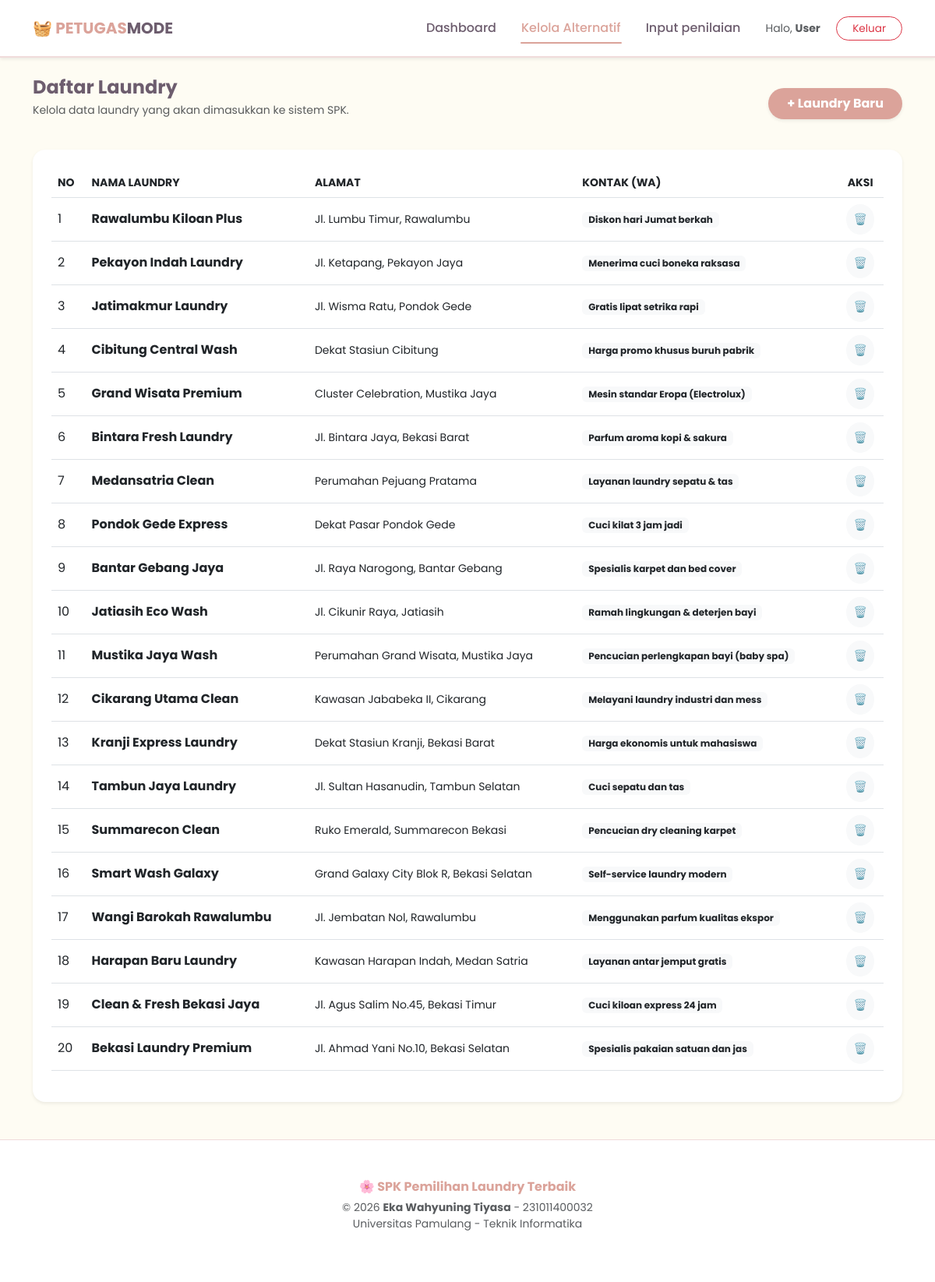
/alternatif_view.php, run on the app's committed database.
### tables this page shows
CREATE TABLE `alternatif` (
  `id_alternatif` int(11) NOT NULL,
  `id_user` int(11) DEFAULT NULL,
  `nama_laundry` varchar(100) DEFAULT NULL,
  `alamat` text DEFAULT NULL,
  `keterangan` text DEFAULT NULL,
  `pemilik` varchar(100) DEFAULT NULL
);

### alternatif_view.php (the view, shortened to what this page needs)
<?php
require_once '../config/koneksi.php';
include '../includes/header_petugas.php';
$conn = mysqli_connect($host, $user, $pass, $db);
$query = mysqli_query($conn, "SELECT * FROM alternatif ORDER BY id_alternatif DESC");
?>
<div class="row mb-4 align-items-center">
    <div class="col-md-6">
        <h4 class="fw-bold mb-1">Daftar Laundry</h4>
        <p class="text-muted small">Kelola data laundry yang akan dimasukkan ke sistem SPK.</p>
    </div>
    <div class="col-md-6 text-md-end">
        <button class="btn rounded-pill shadow-sm px-4 py-2 fw-bold text-white border-0"
                style="background: var(--dusty-pink);"
                data-bs-toggle="modal" data-bs-target="#addAlt">
            + Laundry Baru
        </button>
    </div>
</div>
<div class="card border-0 shadow-sm rounded-4 p-4">
    <div class="table-responsive">
        <table class="table table-hover align-middle">
            <thead>
                <tr class="small text-muted">
                    <th>NO</th>
                    <th>NAMA LAUNDRY</th>
                    <th>ALAMAT</th>
                    <th>KONTAK (WA)</th>
                    <th class="text-center">AKSI</th>
                </tr>
            </thead>
            <tbody>
                <?php $no=1; while($row = mysqli_fetch_assoc($query)): ?>
                <tr>
                    <td><?= $no++; ?></td>
                    <td class="fw-bold"><?= $row['nama_laundry']; ?></td>
                    <td class="small"><?= $row['alamat']; ?></td>
                    <td><span class="badge bg-light text-dark"><?= $row['keterangan']; ?></span></td>
                    <td class="text-center">
                        <a href="aksi.php?act=alt_hapus&id=<?= $row['id_alternatif']; ?>"
                           class="btn btn-sm btn-light text-danger rounded-circle p-2"
                           onclick="return confirm('Hapus laundry ini?')">🗑️</a>
                    </td>
                </tr>
                <?php endwhile; ?>
            </tbody>
        </table>
    </div>
</div>
<?php include '../includes/footer.php'; ?>

### header_petugas.php (shortened to what this page needs)
<?php
$base_url = "http://localhost/laundry_spk/";
$current_page = basename($_SERVER['PHP_SELF']);
?>
<!DOCTYPE html>
<html lang="id">
<head>
    <link href="https://cdn.jsdelivr.net/npm/bootstrap@5.3.0/dist/css/bootstrap.min.css" rel="stylesheet">
</head>
<body>
<nav class="navbar navbar-expand-lg navbar-petugas sticky-top py-3 mb-4 shadow-sm">
    <div class="container">
        <a class="navbar-brand fw-bold" href="<?= $base_url; ?>petugas/dashboard.php" style="color: var(--dusty-pink);">
            🧺 PETUGAS<span style="color: var(--dark-text);">MODE</span>
        </a>
        <div class="collapse navbar-collapse" id="navbarNav">
            <ul class="navbar-nav ms-auto align-items-center">
                <li class="nav-item">
                    <a class="nav-link px-3 <?= ($current_page == 'dashboard.php') ? 'active' : ''; ?>" href="dashboard.php">Dashboard</a>
                </li>
                <li class="nav-item">
                    <a class="nav-link px-3 <?= ($current_page == 'alternatif_view.php') ? 'active' : ''; ?>" href="alternatif_view.php">Kelola Alternatif</a>
                </li>
                <li class="nav-item me-3">
                    <a class="nav-link px-3 <?= ($current_page == 'penilaian_view.php') ? 'active' : ''; ?>" href="penilaian_view.php">Input penilaian</a>
                </li>
                <li class="nav-item">
                    <span class="me-3 small d-none d-md-inline text-muted">Halo, <strong><?= explode(' ', $_SESSION['nama'] ?? 'User')[0]; ?></strong></span>
                    <a href="<?= $base_url; ?>logout.php" class="btn-logout text-decoration-none">Keluar</a>
                </li>
            </ul>
        </div>
    </div>
</nav>
<div class="container">

### footer.php (shortened to what this page needs)
</div> <footer class="mt-5 py-5 text-center" style="background: white; border-top: 1px solid var(--soft-pink);">
    <p class="mb-1 fw-bold" style="color: var(--dusty-pink);">🌸 SPK Pemilihan Laundry Terbaik</p>
    <p class="text-muted small">
        &copy; 2026 <strong>Eka Wahyuning Tiyasa</strong> - 231011400032 <br>
        Universitas Pamulang - Teknik Informatika
    </p>
</footer>
</body>
</html>

### header_petugas.php (style rules this page uses)
:root { --dusty-pink: #DBA39A; --soft-pink: #F0DBDB; --cream: #FEFCF3; --dark-text: #6D5D6E; }
body { font-family: 'Poppins', sans-serif; background-color: var(--cream); color: var(--dark-text); }
.navbar-petugas { background: white; border-bottom: 2px solid var(--soft-pink); }
.nav-link { color: var(--dark-text) !important; font-weight: 500; transition: 0.3s; position: relative; }
.nav-link:hover, .nav-link.active { color: var(--dusty-pink) !important; }
.nav-link.active::after { content: ""; position: absolute; bottom: 0; left: 15px; right: 15px; height: 2px; background-color: var(--dusty-pink); border-radius: 2px; }
.btn-logout { border: 1.5px solid #dc3545; color: #dc3545; border-radius: 50px; padding: 5px 20px; font-size: 0.85rem; transition: 0.3s; }

### data on the page
alternatif: nama_laundry "Rawalumbu Kiloan Plus", alamat "Jl. Lumbu Timur, Rawalumbu", keterangan "Diskon hari Jumat berkah"
alternatif: nama_laundry "Pekayon Indah Laundry", alamat "Jl. Ketapang, Pekayon Jaya", keterangan "Menerima cuci boneka raksasa"
alternatif: nama_laundry "Jatimakmur Laundry", alamat "Jl. Wisma Ratu, Pondok Gede", keterangan "Gratis lipat setrika rapi"
alternatif: nama_laundry "Cibitung Central Wash", alamat "Dekat Stasiun Cibitung", keterangan "Harga promo khusus buruh pabrik"
alternatif: nama_laundry "Grand Wisata Premium", alamat "Cluster Celebration, Mustika Jaya", keterangan "Mesin standar Eropa (Electrolux)"
alternatif: nama_laundry "Bintara Fresh Laundry", alamat "Jl. Bintara Jaya, Bekasi Barat", keterangan "Parfum aroma kopi & sakura"
alternatif: nama_laundry "Medansatria Clean", alamat "Perumahan Pejuang Pratama", keterangan "Layanan laundry sepatu & tas"
alternatif: nama_laundry "Pondok Gede Express", alamat "Dekat Pasar Pondok Gede", keterangan "Cuci kilat 3 jam jadi"
alternatif: nama_laundry "Bantar Gebang Jaya", alamat "Jl. Raya Narogong, Bantar Gebang", keterangan "Spesialis karpet dan bed cover"
alternatif: nama_laundry "Jatiasih Eco Wash", alamat "Jl. Cikunir Raya, Jatiasih", keterangan "Ramah lingkungan & deterjen bayi"
alternatif: nama_laundry "Mustika Jaya Wash", alamat "Perumahan Grand Wisata, Mustika Jaya", keterangan "Pencucian perlengkapan bayi (baby spa)"
alternatif: nama_laundry "Cikarang Utama Clean", alamat "Kawasan Jababeka II, Cikarang", keterangan "Melayani laundry industri dan mess"
alternatif: nama_laundry "Kranji Express Laundry", alamat "Dekat Stasiun Kranji, Bekasi Barat", keterangan "Harga ekonomis untuk mahasiswa"
alternatif: nama_laundry "Tambun Jaya Laundry", alamat "Jl. Sultan Hasanudin, Tambun Selatan", keterangan "Cuci sepatu dan tas"
alternatif: nama_laundry "Summarecon Clean", alamat "Ruko Emerald, Summarecon Bekasi", keterangan "Pencucian dry cleaning karpet"
alternatif: nama_laundry "Smart Wash Galaxy", alamat "Grand Galaxy City Blok R, Bekasi Selatan", keterangan "Self-service laundry modern"
alternatif: nama_laundry "Wangi Barokah Rawalumbu", alamat "Jl. Jembatan Nol, Rawalumbu", keterangan "Menggunakan parfum kualitas ekspor"
alternatif: nama_laundry "Harapan Baru Laundry", alamat "Kawasan Harapan Indah, Medan Satria", keterangan "Layanan antar jemput gratis"
alternatif: nama_laundry "Clean & Fresh Bekasi Jaya", alamat "Jl. Agus Salim No.45, Bekasi Timur", keterangan "Cuci kiloan express 24 jam"
alternatif: nama_laundry "Bekasi Laundry Premium", alamat "Jl. Ahmad Yani No.10, Bekasi Selatan", keterangan "Spesialis pakaian satuan dan jas"

### other printed values
explode(' ', $_SESSION['nama'] ?? 'User')[0] "User"
